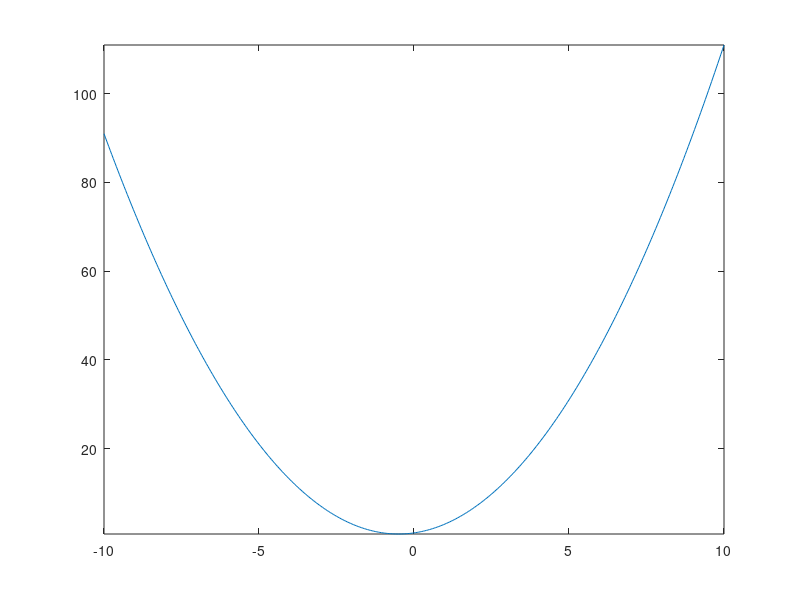

This chart was generated by the following MATLAB code: (Note: this script raises an error after producing the figure.)
%%
% Plot 2D GD example
%%

clear all;
close all;

addpath('../optimizer');

f = @(x) x.^2 + x + 1;
X = -10:0.05:10;
Y = f(X);
plot(X, Y);
xlim([-10, 10]);
ylim([min(Y), max(Y)]);
hold on;

lambda = 0.3;
eps = 1e-8;
a = 0.1;
x = 9;
k = 0;

for k_ = 1:500
    fprintf("%d: x = %f, y = %f\n", k, x, f(x));
    
    [fin, k, xn] = GD(f, x, a, k, eps);
    if fin
        break
    end
    
    plot(xn, f(xn), 'ro');
    plot([x, xn], [f(x), f(xn)], 'r-');
    drawnow;
    x = xn;
end
